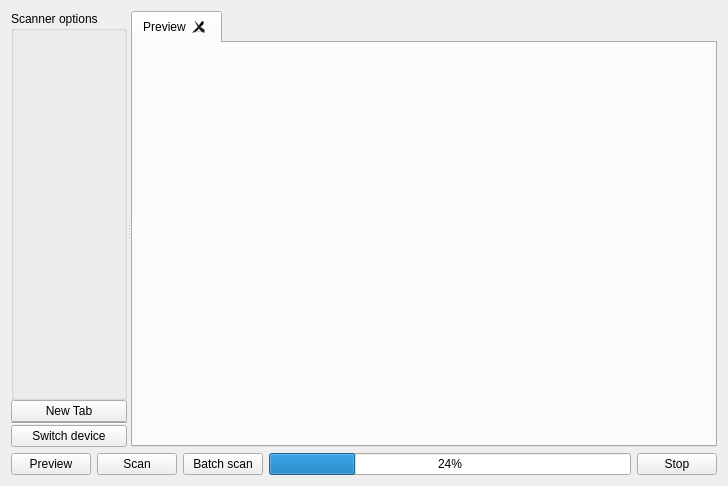
<?xml version="1.0" encoding="UTF-8"?>
<ui version="4.0">
 <class>ScanRoot</class>
 <widget class="QWidget" name="ScanRoot">
  <property name="geometry">
   <rect>
    <x>0</x>
    <y>0</y>
    <width>728</width>
    <height>486</height>
   </rect>
  </property>
  <layout class="QVBoxLayout" name="verticalLayout_3">
   <item>
    <widget class="QSplitter" name="splitter">
     <property name="sizePolicy">
      <sizepolicy hsizetype="Expanding" vsizetype="Expanding">
       <horstretch>0</horstretch>
       <verstretch>0</verstretch>
      </sizepolicy>
     </property>
     <property name="orientation">
      <enum>Qt::Horizontal</enum>
     </property>
     <property name="handleWidth">
      <number>4</number>
     </property>
     <widget class="QWidget" name="cfgRootWidget" native="true">
      <layout class="QVBoxLayout" name="verticalLayout">
       <property name="spacing">
        <number>0</number>
       </property>
       <property name="leftMargin">
        <number>0</number>
       </property>
       <property name="topMargin">
        <number>0</number>
       </property>
       <property name="rightMargin">
        <number>0</number>
       </property>
       <property name="bottomMargin">
        <number>0</number>
       </property>
       <item>
        <widget class="QGroupBox" name="settingsGrp">
         <property name="title">
          <string>Scanner options</string>
         </property>
         <layout class="QVBoxLayout" name="verticalLayout_4">
          <item>
           <widget class="qscan::gui::OptionsWidget" name="settings" native="true"/>
          </item>
         </layout>
        </widget>
       </item>
       <item>
        <widget class="QPushButton" name="btnNewTab">
         <property name="text">
          <string>New Tab</string>
         </property>
         <property name="icon">
          <iconset theme="tab-new"/>
         </property>
        </widget>
       </item>
       <item>
        <widget class="Line" name="line">
         <property name="orientation">
          <enum>Qt::Horizontal</enum>
         </property>
        </widget>
       </item>
       <item>
        <widget class="QPushButton" name="deviceSelection">
         <property name="toolTip">
          <string>Go back to the device selection screen</string>
         </property>
         <property name="text">
          <string>Switch device</string>
         </property>
         <property name="icon">
          <iconset theme="view-refresh"/>
         </property>
        </widget>
       </item>
      </layout>
     </widget>
     <widget class="QTabWidget" name="mainTabs">
      <property name="sizePolicy">
       <sizepolicy hsizetype="Expanding" vsizetype="Expanding">
        <horstretch>1</horstretch>
        <verstretch>0</verstretch>
       </sizepolicy>
      </property>
      <property name="currentIndex">
       <number>0</number>
      </property>
      <property name="tabsClosable">
       <bool>true</bool>
      </property>
      <widget class="QWidget" name="previewContainer">
       <attribute name="title">
        <string>Preview</string>
       </attribute>
       <layout class="QVBoxLayout" name="verticalLayout_2">
        <item>
         <widget class="qscan::gui::ImageViewer" name="preview" native="true"/>
        </item>
       </layout>
      </widget>
     </widget>
    </widget>
   </item>
   <item>
    <layout class="QHBoxLayout" name="conrolLayout">
     <item>
      <widget class="QPushButton" name="btnPreview">
       <property name="text">
        <string>Preview</string>
       </property>
       <property name="icon">
        <iconset theme="document-print-preview"/>
       </property>
       <property name="iconSize">
        <size>
         <width>32</width>
         <height>32</height>
        </size>
       </property>
      </widget>
     </item>
     <item>
      <widget class="QPushButton" name="btnScanOne">
       <property name="toolTip">
        <string>Scan a signle image</string>
       </property>
       <property name="text">
        <string>Scan</string>
       </property>
       <property name="icon">
        <iconset theme="media-playback-start"/>
       </property>
       <property name="iconSize">
        <size>
         <width>32</width>
         <height>32</height>
        </size>
       </property>
      </widget>
     </item>
     <item>
      <widget class="QPushButton" name="btnScanBatch">
       <property name="toolTip">
        <string>Scan multiple images</string>
       </property>
       <property name="text">
        <string>Batch scan</string>
       </property>
       <property name="icon">
        <iconset theme="media-playlist-repeat"/>
       </property>
       <property name="iconSize">
        <size>
         <width>32</width>
         <height>32</height>
        </size>
       </property>
      </widget>
     </item>
     <item>
      <widget class="QProgressBar" name="scanProgress">
       <property name="value">
        <number>24</number>
       </property>
      </widget>
     </item>
     <item>
      <widget class="QPushButton" name="btnStop">
       <property name="toolTip">
        <string>Stop the current scan process</string>
       </property>
       <property name="text">
        <string>Stop</string>
       </property>
       <property name="icon">
        <iconset theme="process-stop"/>
       </property>
       <property name="iconSize">
        <size>
         <width>32</width>
         <height>32</height>
        </size>
       </property>
      </widget>
     </item>
    </layout>
   </item>
  </layout>
 </widget>
 <customwidgets>
  <customwidget>
   <class>qscan::gui::ImageViewer</class>
   <extends>QWidget</extends>
   <header>ImageViewer.hpp</header>
   <container>1</container>
   <slots>
    <signal>selectionUpdated(QRect)</signal>
    <slot>updateSelection(QRect)</slot>
   </slots>
  </customwidget>
  <customwidget>
   <class>qscan::gui::OptionsWidget</class>
   <extends>QWidget</extends>
   <header>OptionsWidget.hpp</header>
   <container>1</container>
   <slots>
    <signal>scanAreaHasUpdated(QRect)</signal>
    <signal>optionsReloaded()</signal>
    <slot>updateScanArea(QRect)</slot>
   </slots>
  </customwidget>
 </customwidgets>
 <resources/>
 <connections>
  <connection>
   <sender>btnScanBatch</sender>
   <signal>clicked()</signal>
   <receiver>ScanRoot</receiver>
   <slot>scanBatch()</slot>
   <hints>
    <hint type="sourcelabel">
     <x>83</x>
     <y>453</y>
    </hint>
    <hint type="destinationlabel">
     <x>363</x>
     <y>242</y>
    </hint>
   </hints>
  </connection>
  <connection>
   <sender>btnScanOne</sender>
   <signal>clicked()</signal>
   <receiver>ScanRoot</receiver>
   <slot>scanOne()</slot>
   <hints>
    <hint type="sourcelabel">
     <x>30</x>
     <y>453</y>
    </hint>
    <hint type="destinationlabel">
     <x>363</x>
     <y>242</y>
    </hint>
   </hints>
  </connection>
  <connection>
   <sender>btnStop</sender>
   <signal>clicked()</signal>
   <receiver>ScanRoot</receiver>
   <slot>scanAbort()</slot>
   <hints>
    <hint type="sourcelabel">
     <x>697</x>
     <y>453</y>
    </hint>
    <hint type="destinationlabel">
     <x>363</x>
     <y>242</y>
    </hint>
   </hints>
  </connection>
  <connection>
   <sender>deviceSelection</sender>
   <signal>clicked()</signal>
   <receiver>ScanRoot</receiver>
   <slot>switchDevice()</slot>
   <hints>
    <hint type="sourcelabel">
     <x>134</x>
     <y>403</y>
    </hint>
    <hint type="destinationlabel">
     <x>363</x>
     <y>242</y>
    </hint>
   </hints>
  </connection>
  <connection>
   <sender>btnNewTab</sender>
   <signal>clicked()</signal>
   <receiver>ScanRoot</receiver>
   <slot>newTab()</slot>
   <hints>
    <hint type="sourcelabel">
     <x>134</x>
     <y>353</y>
    </hint>
    <hint type="destinationlabel">
     <x>363</x>
     <y>242</y>
    </hint>
   </hints>
  </connection>
  <connection>
   <sender>preview</sender>
   <signal>selectionUpdated(QRect)</signal>
   <receiver>settings</receiver>
   <slot>updateScanArea(QRect)</slot>
   <hints>
    <hint type="sourcelabel">
     <x>440</x>
     <y>228</y>
    </hint>
    <hint type="destinationlabel">
     <x>80</x>
     <y>190</y>
    </hint>
   </hints>
  </connection>
  <connection>
   <sender>settings</sender>
   <signal>scanAreaHasUpdated(QRect)</signal>
   <receiver>preview</receiver>
   <slot>updateSelection(QRect)</slot>
   <hints>
    <hint type="sourcelabel">
     <x>80</x>
     <y>190</y>
    </hint>
    <hint type="destinationlabel">
     <x>440</x>
     <y>228</y>
    </hint>
   </hints>
  </connection>
  <connection>
   <sender>settings</sender>
   <signal>optionsReloaded()</signal>
   <receiver>ScanRoot</receiver>
   <slot>deviceOptionsReloaded()</slot>
   <hints>
    <hint type="sourcelabel">
     <x>80</x>
     <y>190</y>
    </hint>
    <hint type="destinationlabel">
     <x>363</x>
     <y>242</y>
    </hint>
   </hints>
  </connection>
  <connection>
   <sender>btnPreview</sender>
   <signal>clicked()</signal>
   <receiver>ScanRoot</receiver>
   <slot>scanPreview()</slot>
   <hints>
    <hint type="sourcelabel">
     <x>64</x>
     <y>454</y>
    </hint>
    <hint type="destinationlabel">
     <x>363</x>
     <y>242</y>
    </hint>
   </hints>
  </connection>
  <connection>
   <sender>mainTabs</sender>
   <signal>tabCloseRequested(int)</signal>
   <receiver>ScanRoot</receiver>
   <slot>closeTab(int)</slot>
   <hints>
    <hint type="sourcelabel">
     <x>440</x>
     <y>214</y>
    </hint>
    <hint type="destinationlabel">
     <x>363</x>
     <y>242</y>
    </hint>
   </hints>
  </connection>
 </connections>
 <slots>
  <slot>scanOne()</slot>
  <slot>scanBatch()</slot>
  <slot>scanAbort()</slot>
  <slot>switchDevice()</slot>
  <slot>newTab()</slot>
  <slot>previewSelectionUpdated(QRect)</slot>
  <slot>deviceOptionsReloaded()</slot>
  <slot>scanPreview()</slot>
  <slot>closeTab(int)</slot>
 </slots>
</ui>
